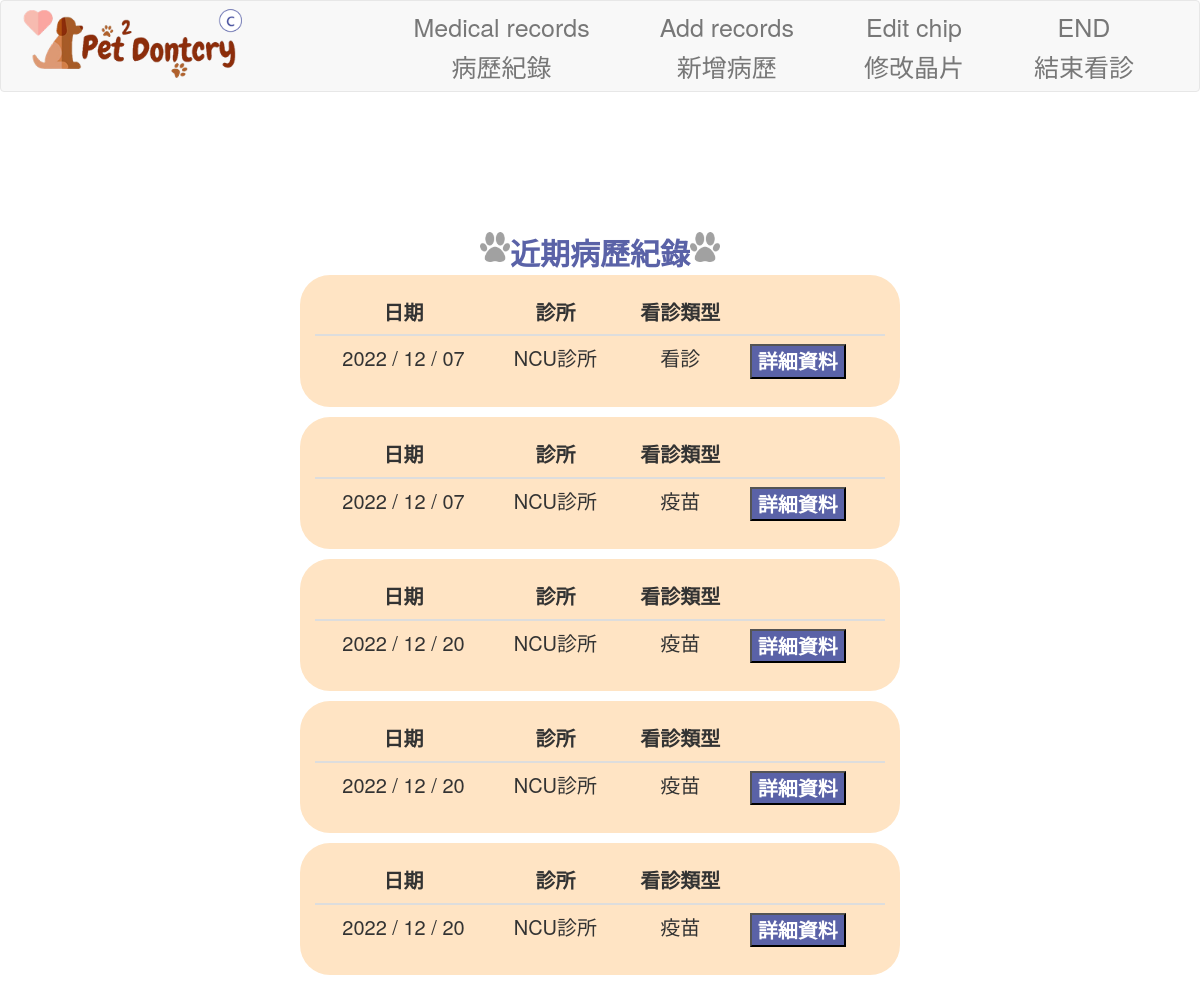
The app's page /clinic/pet_medicalrecord/643243 (signed in), older data.
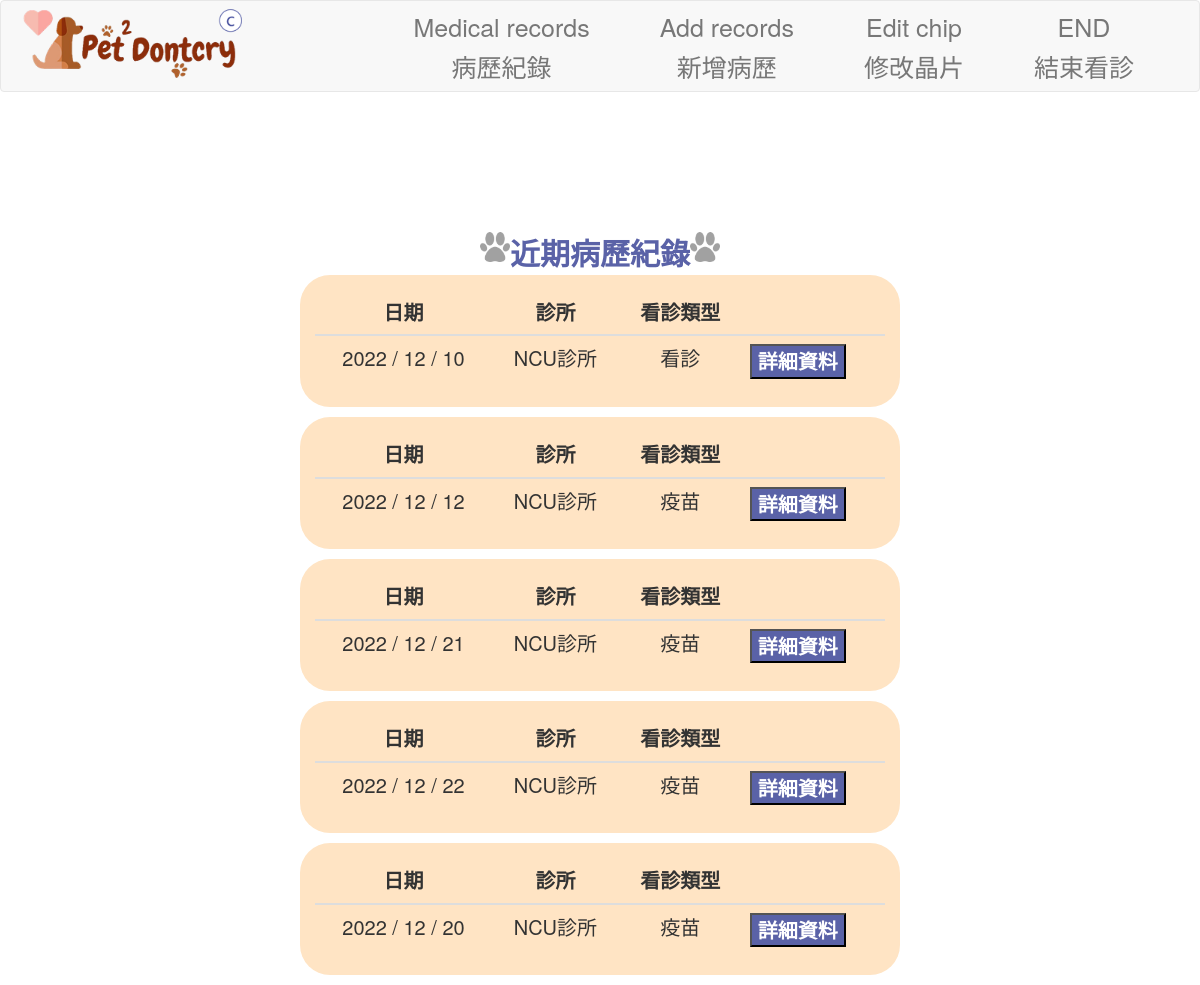
The same page, newer data.
### app/models/user.py (models this page shows, shortened)
class medicalrecords(db.Model):
    __tablename__ = 'medicalrecords'
    MID = db.Column('MID', db.Integer, primary_key = True)
    PetID = db.Column('PetID',db.Integer,db.ForeignKey('pet.PetID'), nullable=False)
    CID = db.Column('CID',db.Integer,db.ForeignKey('clinic.CID'), nullable=False)
    disease = db.Column('disease', db.Text)
    doctor = db.Column('doctor', db.String(10), nullable=False)
    medication = db.Column('medication', db.String(30))
    time = db.Column('time', db.DateTime, default=datetime.now)
    update_time = db.Column(db.DateTime, onupdate=datetime.now, default=datetime.now)
    note = db.Column('note', db.Text)
    type = db.Column('type',db.Integer, nullable=False)

class clinic(db.Model):
    __tablename__ = 'clinic'
    CID = db.Column('CID', db.Integer, primary_key = True)
    name = db.Column('name', db.String(20), nullable=False)
    phone = db.Column('phone', db.String(10), nullable=False)
    address = db.Column('address', db.String(30), nullable=False)
    emergency = db.Column('emergency', db.Boolean, nullable=False)
    ID = db.Column('ID',db.Integer,db.ForeignKey('account.ID'),nullable=False)
    medicalrecords = db.relationship('medicalrecords', backref='clinic', lazy='dynamic')
    clinic_doctor = db.relationship('clinic_doctor', backref='clinic', lazy='dynamic')

### app/views/clinicView.py (the view)
@clinic_views.route('/clinic/pet_medicalrecord/<PetID>', methods=['GET', 'POST'])
@login_required
def pet_medicalrecord(PetID):
    from ..models.user import medicalrecords
    medicalrecords = medicalrecords.query.filter_by(PetID=PetID).all()
    if medicalrecords is None:
        abort(404)
    return render_template('clinic_records.html', medicalrecords=medicalrecords, action="medical",PetID=PetID)

### app/models/user.py (called while the page is built)
    @login_manager.user_loader
    def load_user(ID):
        try:
            return account.query.get(ID)
        except:
            return None

### app/templates/clinic_records.html
<!DOCTYPE html>
{% extends "clinic_base.html" %}
{% block content %}
<head>
    <link rel="stylesheet" href="{{ url_for('static', filename='css/clinic_records.css') }}">
</head>
<body background="{{ url_for('static', filename='img/first-page.jpg') }}" style="background-size: cover; font-size: 2rem;">
    <div class="a">
        <div class="Title_img" style="margin-top: 10%;">
            <img src="{{ url_for('static', filename='img/dog-footprints.png') }}" width="30" height="30">
            <div class="Title" style="display: flex; align-items: center; font-weight: bold;">   近期病歷紀錄   </div>
            <img src="{{ url_for('static', filename='img/dog-footprints.png') }}" width="30" height="30">
        </div>
        {% for medicalrecords in medicalrecords%}
        <div class="bg-table rounded-table h-100 p-4 mb-4 w-80 dis">
            <table class="table" style="font-size: 2rem;">
                <thead class="thead">
                    <tr>
                        <th style="text-align: center;" scope="col">日期</th>
                        <th style="text-align: center;" scope="col">診所</th>
                        <th style="text-align: center;" scope="col">看診類型</th>
                        <th scope="col"></th>
                    </tr>
                </thead>
                <tbody class="thead">
                    <tr>
                        <td> {{ moment(medicalrecords.time).format('YYYY / MM / DD') }}</td>
                        <td>{{medicalrecords.clinic.name}}</td>
                        <td>
                            {% if medicalrecords.type == 1 %}
                            疫苗
                            {% elif medicalrecords.type == 2 %}
                            看診
                            {% else %}
                            檢查
                            {% endif %}
                        </td>
                        <th><input type="button" value="詳細資料" class="button-update" onclick="location.href='{{ url_for('clinic_views.pet_singlemedicalrecord' , MID = medicalrecords.MID) }}'"></th>
                    </tr>
                </tbody>
            </table>
        </div>
        {% endfor %}
    </div>
</body>
{% endblock content %}

Row changes from the older to the newer data that the page shows:
changed medicalrecords (number 1 of 5 on the later page): time "2022 / 12 / 07" → "2022 / 12 / 10"
changed medicalrecords (number 2 of 5 on the later page): time "2022 / 12 / 07" → "2022 / 12 / 12"
changed medicalrecords (number 3 of 5 on the later page): time "2022 / 12 / 20" → "2022 / 12 / 21"
changed medicalrecords (number 4 of 5 on the later page): time "2022 / 12 / 20" → "2022 / 12 / 22"
